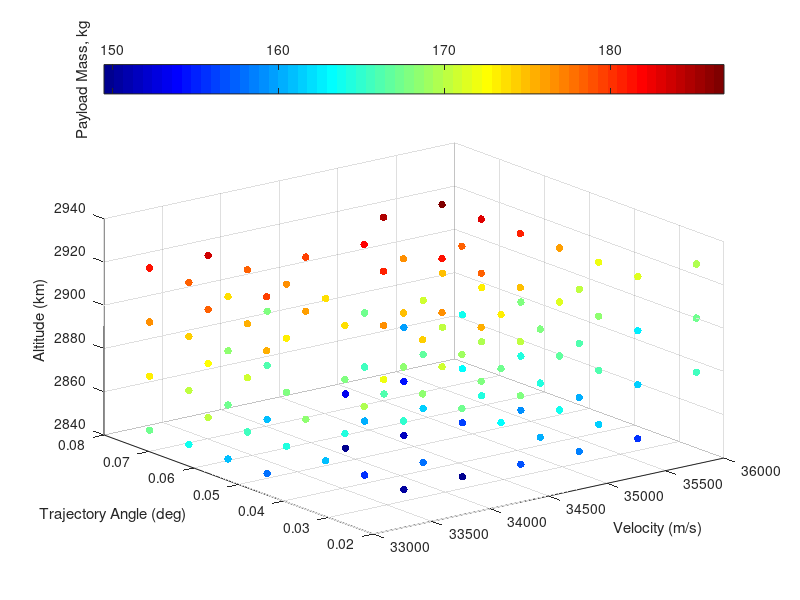

MATLAB code for this plot: (Note: this script raises an error after producing the figure.)
% visualising third stage cost results
% clear all
ThirdStageData = sortrows(dlmread('thirdstageforvis.dat'));
Atmosphere = dlmread('atmosphere.txt');
% map = [0, 0, 0
%     0, 0, 0
%     .0, 0, 0
%     .2, 0, 0
%     .6, 0, 0.0
%     1.0, 0, 0];
% colormap(map)




colormap jet
scatter3(ThirdStageData(:,3),ThirdStageData(:,4),ThirdStageData(:,5),30,ThirdStageData(:,6), 'filled')

ylabel('Trajectory Angle (deg)')
xlabel('Velocity (m/s)')
zlabel('Altitude (km)')
c=colorbar('northoutside');
ylabel(c,'Payload Mass, kg')



[VGrid,thetaGrid,vGrid] = ndgrid(33000:500:35000,[deg2rad(1.5) :deg2rad(.5): deg2rad(3.5)],[2850:25:2925]);

PayloadDataInterp = scatteredInterpolant(ThirdStageData(:,3),ThirdStageData(:,4),ThirdStageData(:,5),ThirdStageData(:,6));
PayloadData = PayloadDataInterp(VGrid,thetaGrid,vGrid);
global PayloadGrid
PayloadGrid = griddedInterpolant(VGrid,thetaGrid,vGrid,PayloadData,'spline','linear');


% [meshAlt,meshAngle,meshVel] = meshgrid(unique(ThirdStageData(:,3)),unique(ThirdStageData(:,4)),unique(ThirdStageData(:,5)));
% meshPayload = permute(reshape(ThirdStageData(:,6),[length(unique(ThirdStageData(:,5))),length(unique(ThirdStageData(:,4))),length(unique(ThirdStageData(:,3)))]),[2 3 1]);
 figure(200)

colormap(gray)
C = contourf(rad2deg(thetaGrid(:,:,2)),VGrid(:,:,2)/1000,PayloadData(:,:,1),20)
% C = contourf(rad2deg(meshAngle(:,:,2)),meshAlt(:,:,2)/1000,meshPayload(:,:,3),12)
% C = contourf(rad2deg(meshAngle),meshAlt/1000,meshPayload,13)

xlabel('Release Angle (deg)')
ylabel('Altitude (km)')
% title('2750 m/s')
% ylim([30 40])
c = colorbar;
c.Label.String = 'Payload (kg)';

% slice(threeDMAT,[1,3,5],[],[])
% colormap hsv


% contourslice(threeDMAT,[1,3,6],[],[],10)


% 
% % getting maximum values
% [max1,ind1] = max(threeDMAT,[],3);
% 
% [max2,ind2] = max(max1,[],2);
% 
% ind  = [ind1(ind2),ind2] % this really doesnt tell me much, as it wants very high altitude all the time
% 
% 
% 
% 
% 
% % plotting density
% 
% 
% figure(4)
% plot(Atmosphere(:,1)/1000,  Atmosphere(:,4)),'Color','k','LineWidth',0.8;
% xlim([20,40])
% 
% xlabel('Altitude (km)')
% ylabel('Density (kg/m^3)')
% 
% 
% figure(5)
% 
% [meshAngle2,meshVel2,meshAlt2] = meshgrid(Angle,Vel,Alt);
% 
% colormap(gray)
% 
% colormap(flipud(colormap))
% hx = slice(meshAngle2,meshVel2,meshAlt2./1000,threeDMAT,[],[2600:100:3000],[])
% 
% % [Xq,Yq,Zq] = meshgrid([0:.5:5],[2600:100:3000],[20000:500:40000]);
% % threeDMATint = interp3(meshAngle2,meshVel2,meshAlt2,threeDMAT,Xq,Yq,Zq);
% % hx = slice(Xq,Yq,Zq/1000,threeDMATint,[],[2600:100:3000],[]);
% 
% caxis([220 340]) 
% c=colorbar('northoutside')
% c.LimitsMode = 'manual'
% c.Limits = [180 320]
% 
% set(hx, 'EdgeColor', 'none');
% 
% % set(hx, 'FaceColor', 'interp'); % use this to smooth
% set(hx, 'FaceColor', 'flat');
% 
% xlabel('Trajectory Angle (deg)','FontSize',17)
% ylabel('Velocity (m/s)','FontSize',17)
% zlabel('Altitude (km)','FontSize',17)
% ylabel(c,'Payload Mass, kg','FontSize',17)
